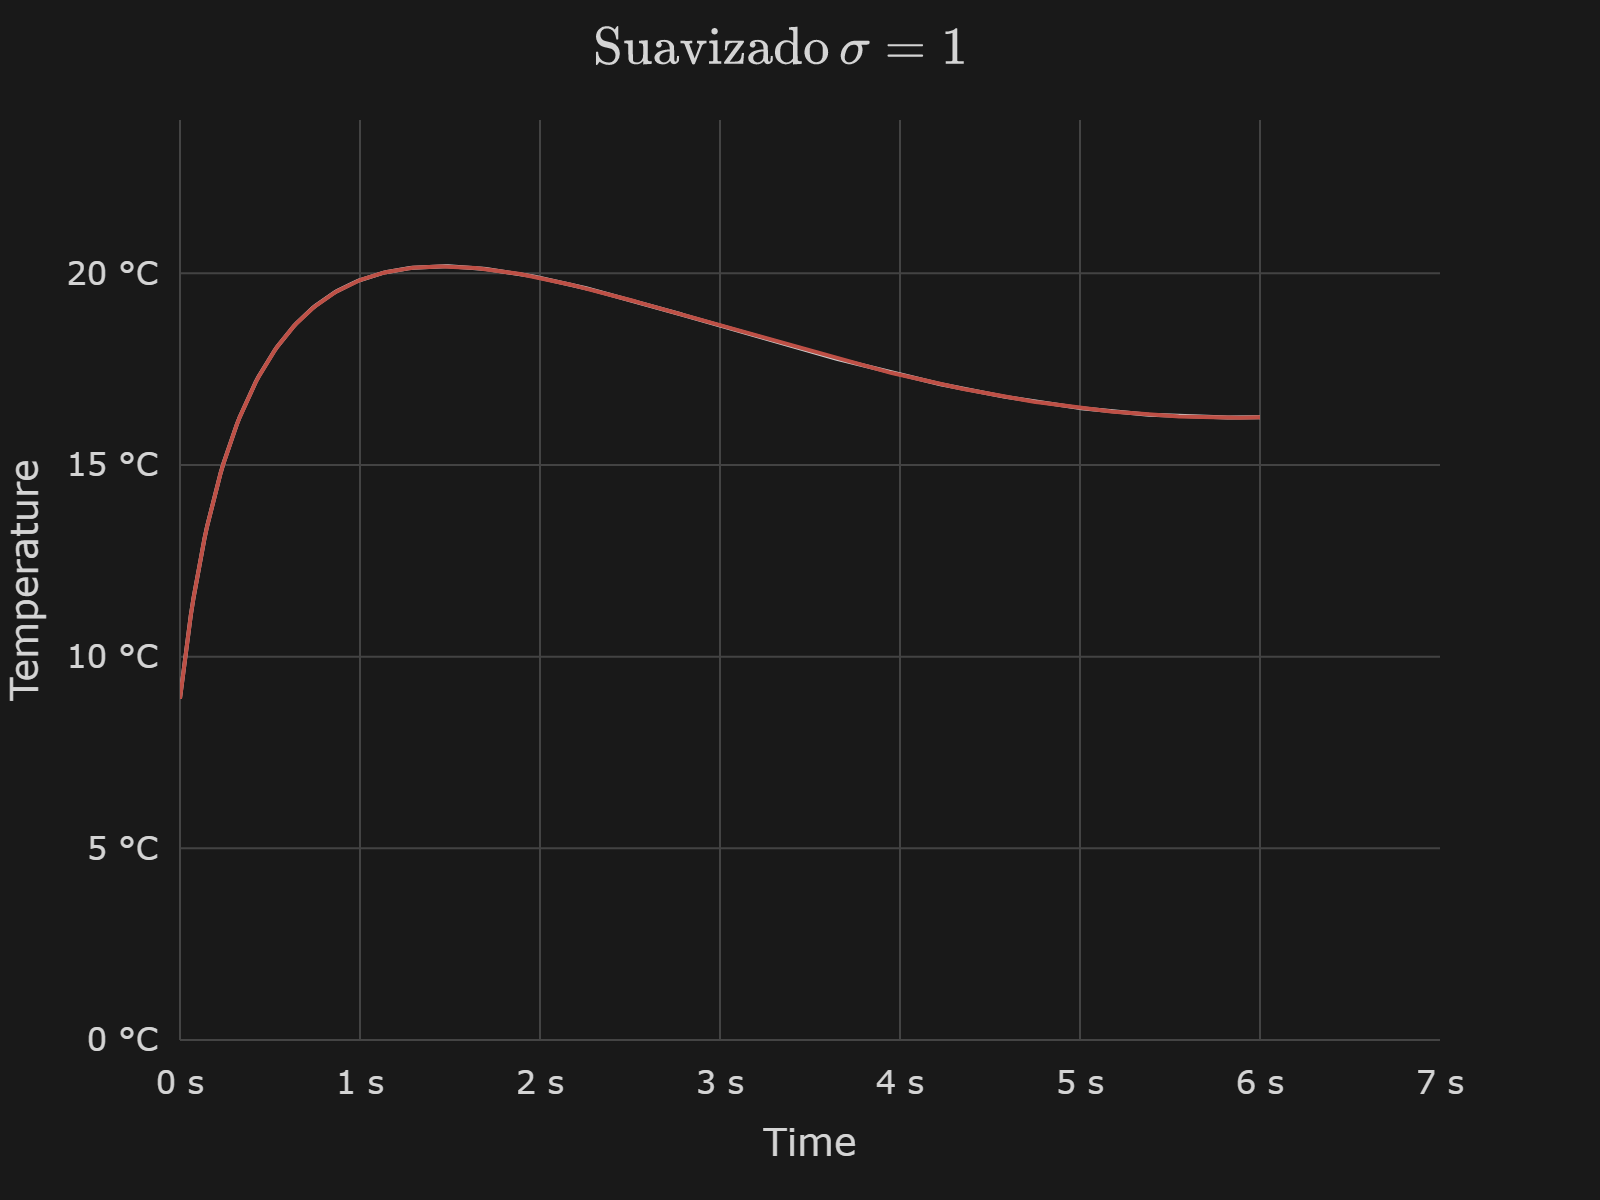

Here is the Python script that generated this plot:
import numpy as np
import plotly.express as px
import pandas as pd
import plotly.io as pio
import plotly.graph_objects as go

custom_colors = {"Blue": "#61AFEF", "Orange": "#D49F6E", "Green": "#98C379", "Rose": "#E06C75",
                 "Purple": "#C678DD", "Gold": "#E5C07B", "Cyan": "#36AABA", 0: "#61AFEF", 1: "#D49F6E",
                 2: "#98C379", 3: "#E06C75", 4: "#C678DD", 5: "#E5C07B", 6: "#36AABA", "LightCyan": "#56B6C2",
                 "AltOrange": "#D19A66", "Red": "#BE5046", "RoyaBlue": "#528BFF", "Gray": "#ABB2BF",
                 "LightGray": "#CCCCCC", "LightBlack": "#282C34", "Black": "#1D2025"}

custom = go.layout.Template()

custom.layout.plot_bgcolor = '#191919'
custom.layout.paper_bgcolor = '#191919'
custom.layout.font.color = '#d4d4d4'

custom.layout.title.font.size = 20
custom.layout.title.font.family = 'Segoe UI'
custom.layout.title.x = 0.5

custom.layout.xaxis.gridcolor = '#434343'
custom.layout.yaxis.gridcolor = '#434343'

custom.layout.margin.pad = 10
custom.layout.margin.l = 90
custom.layout.margin.t = 60
custom.layout.xaxis.title.standoff = 25
custom.layout.yaxis.title.standoff = 25

custom.layout.width = 800
custom.layout.height = 600


def gaussian(x, x_j, r):
    return np.e ** (-abs(x - x_j) ** 2 / (2 * r) ** 2)


def gaussian_derivative(x, x_j, r):
    return - (x - x_j) * gaussian(x, x_j, r) / (2* r ** 2)


def multiquadric(x, x_j, r):
    return np.sqrt((r ** 2) + (abs(x - x_j) ** 2))


def inverse_multiquadric(x, x_j, r):
    return 1 / multiquadric(x, x_j, r)


def ODE(t):
    return t - 7.5 + 10/(t + 0.2)

def solution(t):
    return 10 * np.log(t + 0.2) + 0.5 * t ** 2 - 7.5 * t + 25


# Smoothing parameter
sigma = 1

# Measured data
time = np.arange(0, 6.05, 0.05)
temperatura = solution(time)

# RBF to use
RBF = multiquadric

# Weights interpolation
omega = np.linalg.solve(np.array([RBF(pos, time, sigma) for pos in time]), temperatura)

#fig = px.line(df, x="x", y=["gaussian", "multiquadric", "inverse_multiquadric", "thin_plate_spline"], color_discrete_sequence=[custom_colors["Blue"], custom_colors["Orange"], custom_colors["Green"], custom_colors["Purple"]])

fig = go.Figure()

pair = list(zip(time, omega))

print(pair)

#RBFs plots
for (t, w) in pair:
    fig.add_trace(
        go.Scatter(x=np.linspace(0, 7, 300), y=w * RBF(np.linspace(0, 7, 300), t, sigma), mode="lines",
                   line=dict(color=custom_colors[int(t)]), showlegend=False))

fig.update_traces(opacity=0.125)


# Helper function to do the weighted sum of the RBFs
def interpolate(x, r):
    y = 0
    for (pos, w) in pair:
        y += w * RBF(x, pos, r)
    return y


other_weights = (174913978.38933226, -196551217.38605022, -5520328460.573477, 31539430238.554302, -84606484172.82289, 129834401605.84781, -96719817504.80086, -41453282096.09073, 200055837618.47495, -244147455897.5314, 135091319038.54874, 21228971402.39146, -98844971373.55957, 94034403250.5805, -105006336569.7814, 184344390869.72696, -261602191070.7306, 233285365144.95724, -100512287100.9186, -20556785640.004375, 28602011916.259094, 50153816108.38209, -100404733343.11081, 57868129458.56967, 21209406431.720993, -45201870087.98557, 14438197027.540659, -20108708849.61706, 110859005432.5102, -206486075172.35684, 186185054792.62744, -45089456284.390274, -88039577088.40678, 99608391261.67818, -15541117670.485285, -48501594636.55432, 27767645099.97808, 40715802136.00819, -89926064811.46655, 95873453125.95506, -73184939977.01201, 41744998195.584854, -21989119551.459816, 35109931911.94975, -77112175643.98213, 105493621774.81186, -79384436597.28604, 8128768076.201613, 62350759489.621826, -105103636856.7156, 126096594977.82608, -124889235284.86627, 80999639437.53688, -214898103.88770533, -57236457808.20949, 34557228376.32521, 44013801528.29448, -92635046000.5692, 67913691180.32649, -17964805181.96626, 7340328954.0983, -24283264697.380325, 2515191079.7133117, 74879484567.08766, -139420669922.67212, 121612568636.41554, -39691852464.88343, -24841841161.345383, 26100859488.948917, 1751062268.4993474, 2191980830.240219, -54449055090.671745, 118671302360.02782, -149200718347.39532, 128334787894.38466, -71151695481.43625, 10624018555.741674, 22912332288.763874, -20624337514.563637, -756277265.7004007, 17113301550.557238, -19788605786.299076, 17281772024.887436, -17354985567.567024, 16696083020.692787, -11147070616.26764, 7177020503.342124, -13899547098.329918, 26643949909.71467, -29173969041.677254, 15216514784.222763, 1441567160.349085, -5931498289.301671, 4846610961.107138, -17570169077.440125, 45593672301.48985, -64366593476.17997, 52958198572.35698, -21780116446.958115, -362265479.9601826, 990161754.3587967, 7381468618.813928, -11084377821.59663, 12079403451.256863, -16122794168.975945, 18170527443.94847, -10614667305.6922, -2094326929.0407627, 9344613957.028688, -10897343454.363035, 15213226293.120535, -21998001242.07677, 18881630723.766247, 564579331.651978, -24817656508.26352, 36446991321.40953, -30737870883.035614, 17138702857.773594, -6317306599.193797, 1412970463.5646994, -146547143.075125)
pair_2 = list(zip(time, other_weights))

print(pair_2)

def other_interpolate(x, r):
    y = 0
    for (pos, w) in pair_2:
        y += w * RBF(x, pos, r)
    return y


# Interpolated data
time_interpol = np.linspace(0, 6, 400)
temperatura_interpol = [interpolate(x, sigma) for x in time_interpol]
temperatura_interpol_2 = [other_interpolate(x, sigma) for x in time_interpol]

# Title of the plot
fig.update_layout(title_text=f"$\Large{{\\text{{Suavizado }}\\sigma = {sigma}}}$", title_x=0.5)

# Simple interpolation plot
#fig.add_trace(go.Scatter(x=time, y=temperatura, mode="lines", line=dict(color=custom_colors["Cyan"]), showlegend=False))

# Interpolated data plot
fig.add_trace(
    go.Scatter(x=time_interpol, y=temperatura_interpol, mode="lines", line=dict(color=custom_colors["LightGray"]),
               showlegend=False))

# Measured data markers
fig.add_trace(
    go.Scatter(x=time_interpol, y=temperatura_interpol_2, mode="lines", marker=dict(color=custom_colors["Red"]),
               showlegend=False))

fig.update_layout(template=custom, yaxis_range=[0, 24], xaxis_range=[0, 7])
fig.update_layout(font=dict(size=16), title=dict(font=dict(size=28)), xaxis_title="Time", yaxis_title="Temperature",
                  xaxis_ticksuffix=" s", yaxis_ticksuffix=" °C")

fig.write_image("ode-1.png", scale=2)
